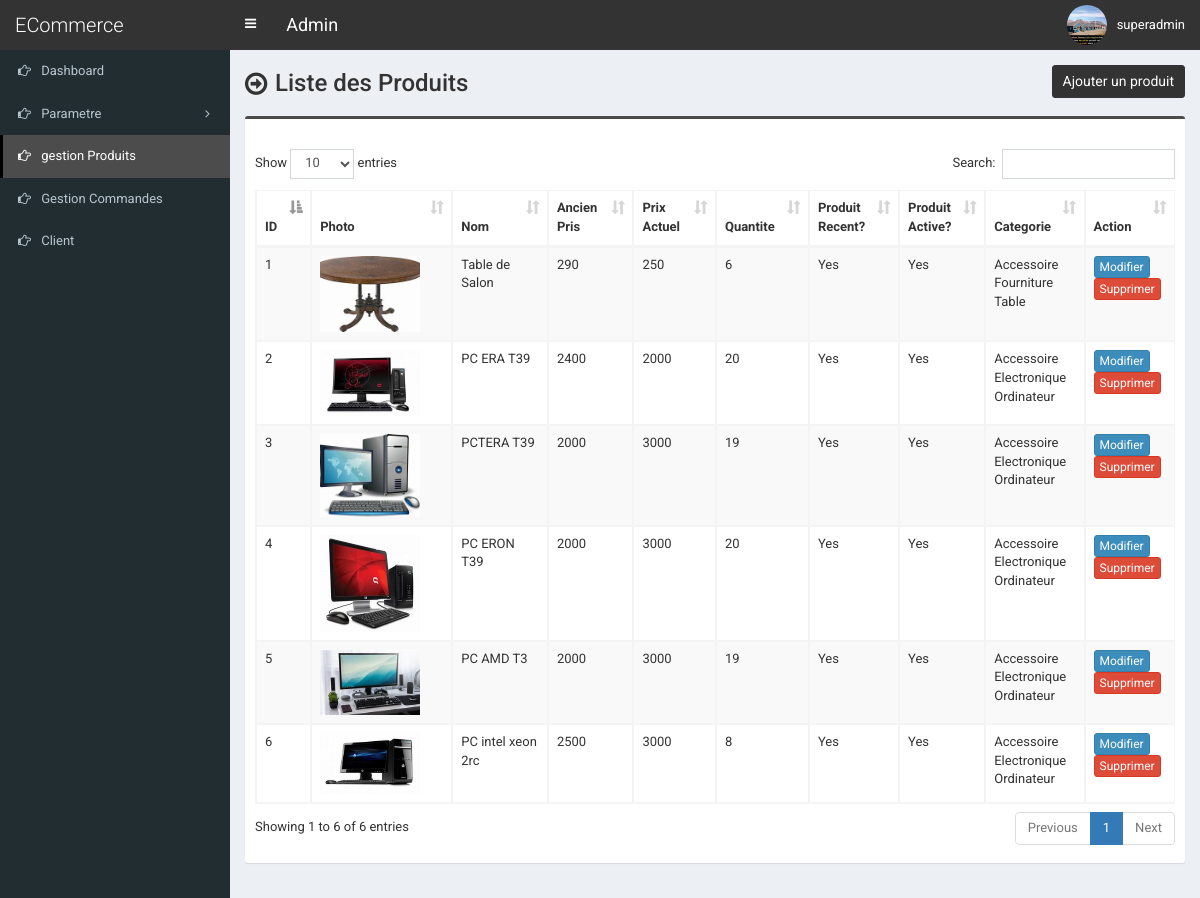
Screenshot of /admin/product.php (signed in) with the database file from the repository.
### tables this page shows
CREATE TABLE `tbl_product` (
  `p_id` int(11) NOT NULL,
  `p_name` varchar(255) NOT NULL,
  `p_old_price` varchar(10) NOT NULL,
  `p_current_price` varchar(10) NOT NULL,
  `p_qty` int(10) NOT NULL,
  `p_featured_photo` varchar(255) NOT NULL,
  `p_description` text NOT NULL,
  `p_short_description` text NOT NULL,
  `p_feature` text NOT NULL,
  `p_condition` text NOT NULL,
  `p_return_policy` text NOT NULL,
  `p_total_view` int(11) NOT NULL,
  `p_is_featured` int(1) NOT NULL,
  `p_is_active` int(1) NOT NULL,
  `ecat_id` int(11) NOT NULL
);

CREATE TABLE `tbl_top_category` (
  `tcat_id` int(11) NOT NULL,
  `tcat_name` varchar(255) NOT NULL,
  `show_on_menu` int(1) NOT NULL
);

CREATE TABLE `tbl_mid_category` (
  `mcat_id` int(11) NOT NULL,
  `mcat_name` varchar(255) NOT NULL,
  `tcat_id` int(11) NOT NULL
);

CREATE TABLE `tbl_end_category` (
  `ecat_id` int(11) NOT NULL,
  `ecat_name` varchar(255) NOT NULL,
  `mcat_id` int(11) NOT NULL
);

### admin/product.php (the view, shortened to what this page needs)
<?php require_once('header.php'); ?>
<section class="content-header">
	<div class="content-header-left">
		<h1>Liste des Produits</h1>
	</div>
	<div class="content-header-right">
		<a href="product-add.php" class="btn btn-primary btn-sm">Ajouter un produit</a>
	</div>
</section>
<section class="content">
	<div class="row">
		<div class="col-md-12">
			<div class="box box-info">
				<div class="box-body table-responsive">
					<table id="example1" class="table table-bordered table-striped">
						<thead>
							<tr>
								<th width="30">ID</th>
								<th>Photo</th>
								<th width="200">Nom</th>
								<th width="60">Ancien Pris</th>
								<th width="60">Prix Actuel</th>
								<th width="60">Quantite</th>
								<th>Produit Recent?</th>
								<th>Produit Active?</th>
								<th>Categorie</th>
								<th width="80">Action</th>
							</tr>
						</thead>
						<tbody>
							<?php
							$i=0;
							$statement = $pdo->prepare("SELECT
														t1.p_id,
														t1.p_name,
														t1.p_old_price,
														t1.p_current_price,
														t1.p_qty,
														t1.p_featured_photo,
														t1.p_is_featured,
														t1.p_is_active,
														t1.ecat_id,
														t2.ecat_id,
														t2.ecat_name,
														t3.mcat_id,
														t3.mcat_name,
														t4.tcat_id,
														t4.tcat_name
							                           	FROM tbl_product t1
							                           	JOIN tbl_end_category t2
							                           	ON t1.ecat_id = t2.ecat_id
							                           	JOIN tbl_mid_category t3
							                           	ON t2.mcat_id = t3.mcat_id
							                           	JOIN tbl_top_category t4
							                           	ON t3.tcat_id = t4.tcat_id
							                           	ORDER BY t1.p_id DESC
							                           	");
							$statement->execute();
							$result = $statement->fetchAll(PDO::FETCH_ASSOC);
							foreach ($result as $row) {
								$i++;
								?>
								<tr>
									<td><?php echo $i; ?></td>
									<td style="width:130px;"><img src="../assets/uploads/<?php echo $row['p_featured_photo']; ?>" alt="<?php echo $row['p_name']; ?>" style="width:100px;"></td>
									<td><?php echo $row['p_name']; ?></td>
									<td><?php echo $row['p_old_price']; ?></td>
									<td><?php echo $row['p_current_price']; ?></td>
									<td><?php echo $row['p_qty']; ?></td>
									<td>
										<?php if($row['p_is_featured'] == 1) {echo 'Yes';} else {echo 'No';} ?>
									</td>
									<td>
										<?php if($row['p_is_active'] == 1) {echo 'Yes';} else {echo 'No';} ?>
									</td>
									<td><?php echo $row['tcat_name']; ?><br><?php echo $row['mcat_name']; ?><br><?php echo $row['ecat_name']; ?></td>
									<td>
										<a href="product-edit.php?id=<?php echo $row['p_id']; ?>" class="btn btn-primary btn-xs">Modifier</a>
										<a href="#" class="btn btn-danger btn-xs" data-href="product-delete.php?id=<?php echo $row['p_id']; ?>" data-toggle="modal" data-target="#confirm-delete">Supprimer</a>
									</td>
								</tr>
								<?php
							}
							?>
						</tbody>
					</table>
				</div>
			</div>
		</div>
	</div>
</section>
<?php require_once('footer.php'); ?>

### admin/style.css (style rules this page uses)
body { font-size: 13px; font-family: 'Roboto', sans-serif; }
.content-header>h1, .content-header .content-header-left h1 { font-family: 'Roboto', sans-serif; }
.box-info { padding-top: 20px; }
.content-header { overflow: hidden; }
.content-header .content-header-left { float: left; padding-top: 5px; }
.content-header .content-header-right { float: right; }
.content-header .content-header-left h1 { margin-top: 0; margin-bottom: 0; padding-left: 30px; padding-bottom: 5px; font-size: 24px; position: relative; }
.content-header .content-header-left h1:before { position: absolute; top: 0; left: 0; font-family: 'FontAwesome', sans-serif; font-size: 26px; content: '\f18e'; }
.content-header .content-header-right a { position: relative; font-size: 14px; }
.box.box-info { border-top-color: #4c4c4c; }
.content-header .content-header-right a { background-color: #333333; border-color: #333333; }

### rows the page displays
tbl_product: p_featured_photo (picture), p_name "Table de Salon", p_old_price "290", p_current_price "250", p_qty "6", p_is_featured "Yes", p_is_active "Yes", tbl_top_category.tcat_name "Accessoire", tbl_mid_category.mcat_name "Fourniture", ecat.ecat_name "Table"
tbl_product: p_featured_photo (picture), p_name "PC ERA T39", p_old_price "2400", p_current_price "2000", p_qty "20", p_is_featured "Yes", p_is_active "Yes", tbl_top_category.tcat_name "Accessoire", tbl_mid_category.mcat_name "Electronique", ecat.ecat_name "Ordinateur"
tbl_product: p_featured_photo (picture), p_name "PCTERA T39", p_old_price "2000", p_current_price "3000", p_qty "19", p_is_featured "Yes", p_is_active "Yes", tbl_top_category.tcat_name "Accessoire", tbl_mid_category.mcat_name "Electronique", ecat.ecat_name "Ordinateur"
tbl_product: p_featured_photo (picture), p_name "PC ERON T39", p_old_price "2000", p_current_price "3000", p_qty "20", p_is_featured "Yes", p_is_active "Yes", tbl_top_category.tcat_name "Accessoire", tbl_mid_category.mcat_name "Electronique", ecat.ecat_name "Ordinateur"
tbl_product: p_featured_photo (picture), p_name "PC AMD T3", p_old_price "2000", p_current_price "3000", p_qty "19", p_is_featured "Yes", p_is_active "Yes", tbl_top_category.tcat_name "Accessoire", tbl_mid_category.mcat_name "Electronique", ecat.ecat_name "Ordinateur"
tbl_product: p_featured_photo (picture), p_name "PC intel xeon 2rc", p_old_price "2500", p_current_price "3000", p_qty "8", p_is_featured "Yes", p_is_active "Yes", tbl_top_category.tcat_name "Accessoire", tbl_mid_category.mcat_name "Electronique", ecat.ecat_name "Ordinateur"

### other values shown
$_SESSION['user']['full_name'] "superadmin"
